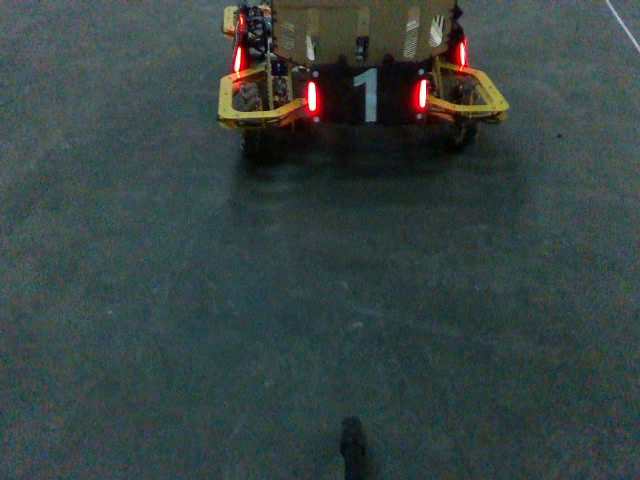
//> input picture 7.jpeg, 640 x 480 px
$ ./main   (built with g++ and OpenCV 4)
//> lines starting //> are read from the running program, lines starting //| are printed output that depends on the picture; after the words box and inside, x2 and y2 are one past the last pixel; in counts of white or black regions, pixels touching at a corner belong together
#include <iostream>
#include <opencv2/opencv.hpp>
#include <vector>
#include <algorithm>
#include <map>

using namespace cv;
using namespace std;

struct data_rect{
    float angle,x,y,area;
    Point2f ps[4];
};

struct analyze{
    int rank_degree,flag1,flag2;
    float dis;
};

bool cmp(const analyze x,const analyze y)
{
        if(x.rank_degree == y.rank_degree) return x.dis < y.dis;
        return x.rank_degree < y.rank_degree;

}

int main()
{
    Mat srcImage = imread("/home/shay/Workspace/7.jpeg");
//> srcImage is the input picture: 480 rows x 640 cols, CV_8UC3; mean B, G, R 66.6, 67.9, 54.8
    if (srcImage.empty()){
        cout << "No Image" << endl;
        return -1;
    }
    String InputImage = "InputImage";
    namedWindow(InputImage,WINDOW_NORMAL);
    imshow(InputImage,srcImage);

    vector<Mat>mv;
    split(srcImage,mv);
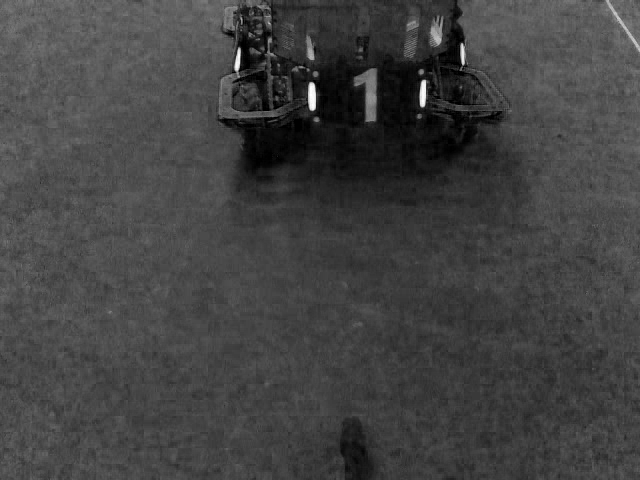
//> mv[0]: 480 rows x 640 cols, CV_8UC1; min 0, max 255, mean 66.6
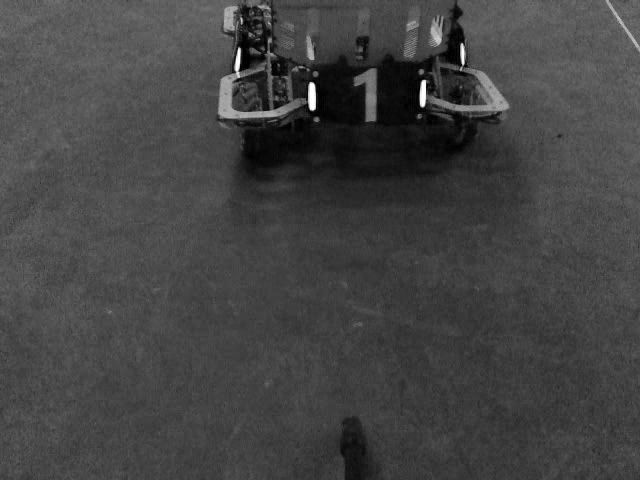
//> mv[1]: 480 rows x 640 cols, CV_8UC1; min 0, max 255, mean 67.9
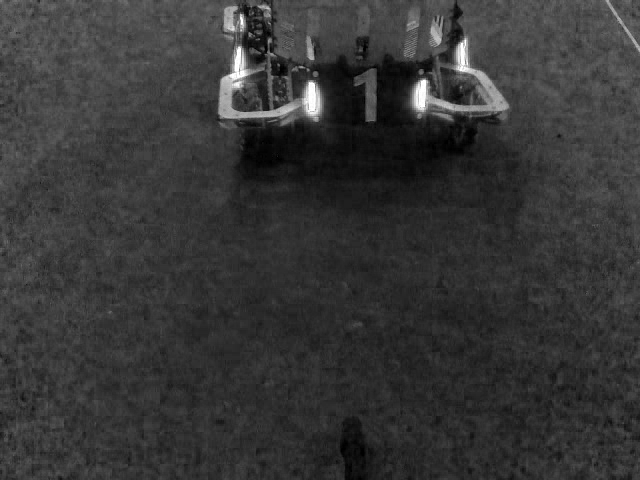
//> mv[2]: 480 rows x 640 cols, CV_8UC1; min 0, max 255, mean 54.8
    Mat gray_red = mv[2];
    // Gray is the grayImage by the red Channel which has been split by mv
    Mat BinImage;
    threshold(gray_red,BinImage , 248,255,0);
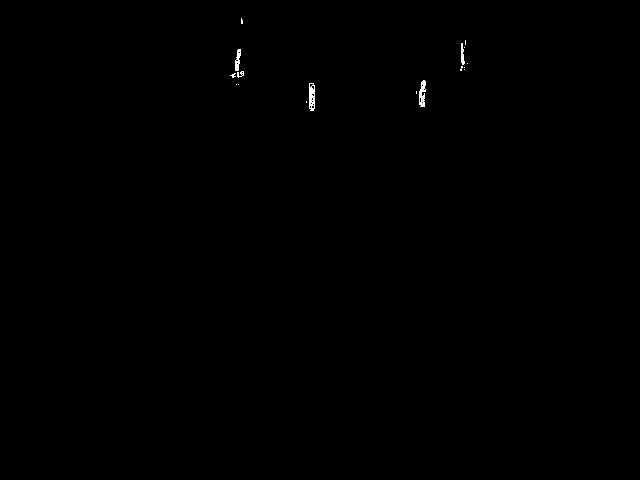
//> BinImage: 480 rows x 640 cols, CV_8UC1; 0.16% white; 17 white regions (12 under 20 px), largest, box (x1, y1, x2, y2) and area: (309, 83, 315, 111) 136, (419, 80, 426, 107) 127, (235, 49, 241, 71) 83, (461, 43, 465, 65) 59, (237, 71, 244, 78) 28
    // Binary
    medianBlur(BinImage,BinImage,3);
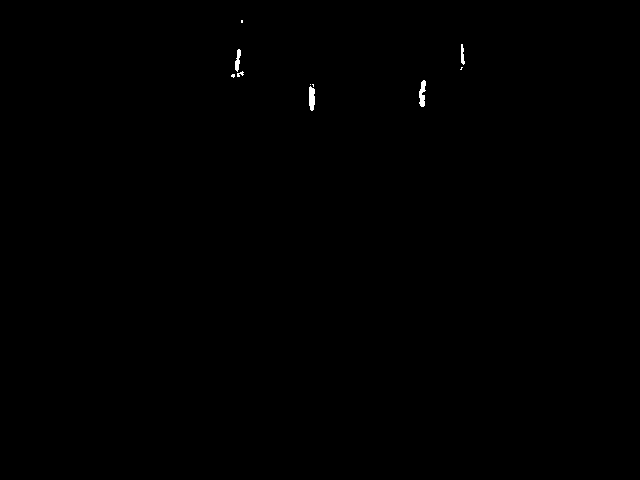
//> BinImage: 480 rows x 640 cols, CV_8UC1; 0.14% white; 10 white regions (5 under 20 px)

    vector<vector<Point>>contours;
    vector<Vec4i>hierarchy;
    findContours(BinImage,contours,hierarchy,RETR_TREE,CHAIN_APPROX_SIMPLE);
//> contours = 10 contours, 6 with area under 20; largest, box (x1, y1, x2, y2) and area: (309, 86, 315, 111) 100, (419, 80, 426, 107) 97, (235, 49, 241, 72) 60, (461, 44, 465, 65) 36
    Mat dst = srcImage;
    vector<RotatedRect> minAreaRects(contours.size());
    map<int,data_rect>dataRect;
    int Rect_size = 1;
    for(int i=0;i<contours.size();++i){
        double AreaTemp = contourArea(contours[i], false);
        if (!(AreaTemp > 50 && AreaTemp < 200)) continue;
        minAreaRects[i] = minAreaRect(contours[i]);
        data_rect tmp;
        if ((minAreaRects[i].size.width / minAreaRects[i].size.height)<=1){
            // The second section
            tmp.angle = abs(minAreaRects[i].angle);
        } else{
            tmp.angle = 90 - abs(minAreaRects[i].angle);
        }
        tmp.x = minAreaRects[i].center.x;
        tmp.y = minAreaRects[i].center.y;
        tmp.area = AreaTemp;
        minAreaRects[i].points(tmp.ps);
        dataRect[Rect_size] = tmp;
        Rect_size++;
        cout << "No." << i << ":";
        cout << "Width="<< minAreaRects[i].size.width << " " << "Height=" << minAreaRects[i].size.height;
        cout << "   Center: (" << minAreaRects[i].center.x << "," << minAreaRects[i].center.y << ")";
        cout << "   Angle=" << minAreaRects[i].angle << endl;
    }
//> this loop made 10 passes
//> (AreaTemp, tmp.area) on passes 1, 4, 8: (100, 100), (97, 97), (59.5, 59.5)
//> AreaTemp on pass 9: 35.5
//| No.0:Width=24 Height=5   Center: (311.5,98)   Angle=-90
//| No.3:Width=26.142 Height=5.92019   Center: (421.836,92.9558)   Angle=-86.1859
//| No.7:Width=22.0782 Height=4.21718   Center: (237.262,59.9077)   Angle=-82.875
//> after the loop, Rect_size = 4
    analyze proTable[Rect_size*Rect_size+1];
    int k = 0;
    for (int i = 1; i <= Rect_size; i++) {
        for (int j = i+1; j <= Rect_size; j++) {
            proTable[k].flag1 = i,proTable[k].flag2 = j;
            proTable[k].dis = sqrt(pow((dataRect[i].x-dataRect[j].x),2)+pow((dataRect[i].y-dataRect[j].y),2));
            if (abs(dataRect[i].angle-dataRect[j].angle)<5) proTable[k].rank_degree = 1;
            else if (abs(dataRect[i].angle-dataRect[j].angle)<10) proTable[k].rank_degree = 2;
            else if (abs(dataRect[i].angle-dataRect[j].angle)<20) proTable[k].rank_degree = 3;
            else proTable[k].rank_degree = 4;
            k++;
        }
    }
//> this loop made 4 passes
//> k on passes 1 to 4: 3, 5, 6, 6
//> after the loop, k = 6
    sort(proTable,proTable + k,cmp);
    for (int i=0;i<k;i++){
        cout << proTable[i].rank_degree << " " << proTable[i].dis << " " << proTable[i].flag1 << " " << proTable[i].flag2 << endl;
    }
//> this loop made 6 passes
//| 1 110.452 1 2
//| 1 187.51 2 3
//| 1 326.552 1 4
//| 1 431.957 2 4
//| 2 83.4408 1 3
//| 2 244.708 3 4

    for (int j = 0; j < 4; j++) {
        line(dst,Point(dataRect[proTable[0].flag1].ps[j]),Point(dataRect[proTable[0].flag1].ps[(j+1)%4]),Scalar(0,255,0),2);
        line(dst,Point(dataRect[proTable[0].flag2].ps[j]),Point(dataRect[proTable[0].flag2].ps[(j+1)%4]),Scalar(0,255,0),2);
        // putText(dst, to_string(j),ps[j],0,1,Scal
        // ar(0,255,0),1);
    }
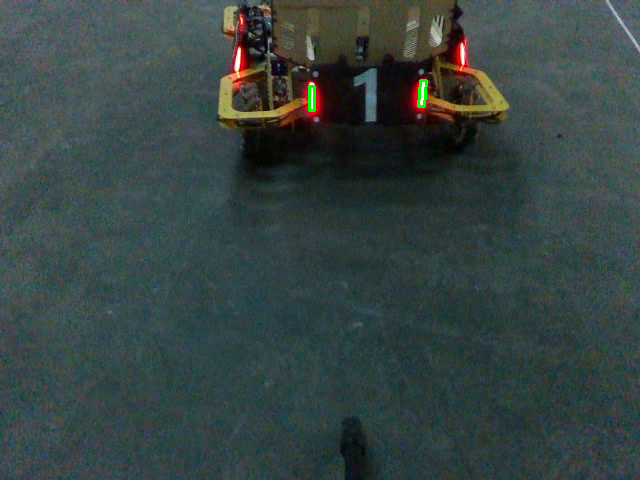
//> dst: 480 rows x 640 cols, CV_8UC3; 0.12% of pixels changed, all inside (x1, y1, x2, y2) = (308, 79, 428, 112)

     namedWindow("dst",WINDOW_NORMAL);
     imshow("dst",dst);
     waitKey(0);
     destroyAllWindows();
    return 0;
}
